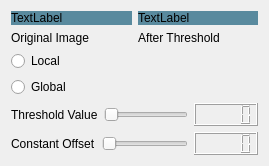
      <widget class="QWidget" name="thresholding">
       <attribute name="title">
        <string>Thresholding</string>
       </attribute>
       <layout class="QVBoxLayout" name="verticalLayout_16">
        <item>
         <layout class="QHBoxLayout" name="horizontalLayout_3">
          <item>
           <widget class="QLabel" name="original_image_tab5">
            <property name="styleSheet">
             <string notr="true">background-color: rgb(89, 138, 158);
</string>
            </property>
            <property name="text">
             <string>TextLabel</string>
            </property>
           </widget>
          </item>
          <item>
           <widget class="QLabel" name="after_threshold_image">
            <property name="styleSheet">
             <string notr="true">background-color: rgb(89, 138, 158);</string>
            </property>
            <property name="text">
             <string>TextLabel</string>
            </property>
           </widget>
          </item>
         </layout>
        </item>
        <item>
         <layout class="QHBoxLayout" name="horizontalLayout_13">
          <item>
           <widget class="QLabel" name="original_image_label3">
            <property name="text">
             <string>Original Image</string>
            </property>
           </widget>
          </item>
          <item>
           <widget class="QLabel" name="after_threshold_label">
            <property name="text">
             <string>After Threshold</string>
            </property>
           </widget>
          </item>
         </layout>
        </item>
        <item>
         <widget class="QRadioButton" name="local_radiobutton">
          <property name="text">
           <string>Local</string>
          </property>
          <attribute name="buttonGroup">
           <string notr="true">buttonGroup</string>
          </attribute>
         </widget>
        </item>
        <item>
         <widget class="QRadioButton" name="global_radiobutton">
          <property name="text">
           <string>Global</string>
          </property>
          <attribute name="buttonGroup">
           <string notr="true">buttonGroup</string>
          </attribute>
         </widget>
        </item>
        <item>
         <layout class="QHBoxLayout" name="horizontalLayout_15">
          <item>
           <widget class="QLabel" name="tvalue_label">
            <property name="text">
             <string>Threshold Value</string>
            </property>
           </widget>
          </item>
          <item>
           <widget class="QSlider" name="tvalue_slider">
            <property name="orientation">
             <enum>Qt::Horizontal</enum>
            </property>
           </widget>
          </item>
          <item>
           <widget class="QLCDNumber" name="tvalue_lcd"/>
          </item>
         </layout>
        </item>
        <item>
         <layout class="QHBoxLayout" name="horizontalLayout_14">
          <item>
           <widget class="QLabel" name="cvalue_label">
            <property name="text">
             <string>Constant Offset</string>
            </property>
           </widget>
          </item>
          <item>
           <widget class="QSlider" name="cvalue_slider">
            <property name="orientation">
             <enum>Qt::Horizontal</enum>
            </property>
           </widget>
          </item>
          <item>
           <widget class="QLCDNumber" name="cvalue_lcd"/>
          </item>
         </layout>
        </item>
       </layout>
      </widget>
